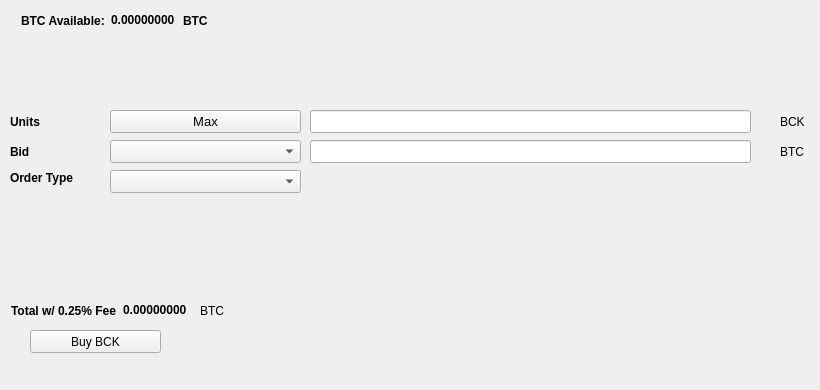
   <widget class="QWidget" name="BuyTab">
    <attribute name="title">
     <string>Buy</string>
    </attribute>
    <widget class="QPushButton" name="BuyBCK">
     <property name="geometry">
      <rect>
       <x>30</x>
       <y>330</y>
       <width>131</width>
       <height>23</height>
      </rect>
     </property>
     <property name="text">
      <string>Buy BCK</string>
     </property>
     <property name="icon">
      <iconset resource="../blockovia.qrc">
       <normaloff>:/icons/bitcoin</normaloff>:/icons/bitcoin</iconset>
     </property>
    </widget>
    <widget class="QLabel" name="label_3">
     <property name="geometry">
      <rect>
       <x>10</x>
       <y>110</y>
       <width>46</width>
       <height>23</height>
      </rect>
     </property>
     <property name="font">
      <font>
       <weight>75</weight>
       <bold>true</bold>
      </font>
     </property>
     <property name="text">
      <string>Units</string>
     </property>
    </widget>
    <widget class="QLineEdit" name="UnitsInput">
     <property name="geometry">
      <rect>
       <x>310</x>
       <y>110</y>
       <width>441</width>
       <height>23</height>
      </rect>
     </property>
     <property name="font">
      <font>
       <pointsize>9</pointsize>
       <weight>75</weight>
       <bold>true</bold>
      </font>
     </property>
    </widget>
    <widget class="QLineEdit" name="BuyBidPriceEdit">
     <property name="geometry">
      <rect>
       <x>310</x>
       <y>140</y>
       <width>441</width>
       <height>23</height>
      </rect>
     </property>
     <property name="font">
      <font>
       <pointsize>9</pointsize>
       <weight>75</weight>
       <bold>true</bold>
      </font>
     </property>
    </widget>
    <widget class="QLabel" name="label_4">
     <property name="geometry">
      <rect>
       <x>780</x>
       <y>110</y>
       <width>31</width>
       <height>23</height>
      </rect>
     </property>
     <property name="text">
      <string>BCK</string>
     </property>
    </widget>
    <widget class="QLabel" name="label_5">
     <property name="geometry">
      <rect>
       <x>780</x>
       <y>140</y>
       <width>31</width>
       <height>23</height>
      </rect>
     </property>
     <property name="text">
      <string>BTC</string>
     </property>
    </widget>
    <widget class="QLabel" name="label_6">
     <property name="geometry">
      <rect>
       <x>10</x>
       <y>140</y>
       <width>46</width>
       <height>23</height>
      </rect>
     </property>
     <property name="font">
      <font>
       <weight>75</weight>
       <bold>true</bold>
      </font>
     </property>
     <property name="text">
      <string>Bid</string>
     </property>
    </widget>
    <widget class="QLabel" name="label_7">
     <property name="geometry">
      <rect>
       <x>10</x>
       <y>170</y>
       <width>91</width>
       <height>16</height>
      </rect>
     </property>
     <property name="font">
      <font>
       <weight>75</weight>
       <bold>true</bold>
      </font>
     </property>
     <property name="text">
      <string>Order Type</string>
     </property>
    </widget>
    <widget class="QPushButton" name="Buy_Max_Amount">
     <property name="geometry">
      <rect>
       <x>110</x>
       <y>110</y>
       <width>191</width>
       <height>23</height>
      </rect>
     </property>
     <property name="font">
      <font>
       <pointsize>10</pointsize>
      </font>
     </property>
     <property name="text">
      <string>Max</string>
     </property>
    </widget>
    <widget class="QComboBox" name="BuyBidcomboBox">
     <property name="geometry">
      <rect>
       <x>110</x>
       <y>140</y>
       <width>191</width>
       <height>23</height>
      </rect>
     </property>
     <property name="font">
      <font>
       <pointsize>10</pointsize>
      </font>
     </property>
    </widget>
    <widget class="QComboBox" name="buyOrdertypeCombo">
     <property name="geometry">
      <rect>
       <x>110</x>
       <y>170</y>
       <width>191</width>
       <height>23</height>
      </rect>
     </property>
     <property name="font">
      <font>
       <pointsize>10</pointsize>
      </font>
     </property>
    </widget>
    <widget class="QWidget" name="layoutWidget1">
     <property name="geometry">
      <rect>
       <x>21</x>
       <y>11</y>
       <width>227</width>
       <height>19</height>
      </rect>
     </property>
     <layout class="QHBoxLayout" name="horizontalLayout_3">
      <item>
       <widget class="QLabel" name="label232">
        <property name="font">
         <font>
          <weight>75</weight>
          <bold>true</bold>
         </font>
        </property>
        <property name="text">
         <string>BTC Available:</string>
        </property>
       </widget>
      </item>
      <item>
       <widget class="QLabel" name="BtcAvailableLbl">
        <property name="palette">
         <palette>
          <active>
           <colorrole role="WindowText">
            <brush brushstyle="SolidPattern">
             <color alpha="255">
              <red>0</red>
              <green>0</green>
              <blue>0</blue>
             </color>
            </brush>
           </colorrole>
           <colorrole role="Button">
            <brush brushstyle="SolidPattern">
             <color alpha="255">
              <red>0</red>
              <green>170</green>
              <blue>0</blue>
             </color>
            </brush>
           </colorrole>
           <colorrole role="Light">
            <brush brushstyle="SolidPattern">
             <color alpha="255">
              <red>0</red>
              <green>255</green>
              <blue>0</blue>
             </color>
            </brush>
           </colorrole>
           <colorrole role="Midlight">
            <brush brushstyle="SolidPattern">
             <color alpha="255">
              <red>0</red>
              <green>212</green>
              <blue>0</blue>
             </color>
            </brush>
           </colorrole>
           <colorrole role="Dark">
            <brush brushstyle="SolidPattern">
             <color alpha="255">
              <red>0</red>
              <green>85</green>
              <blue>0</blue>
             </color>
            </brush>
           </colorrole>
           <colorrole role="Mid">
            <brush brushstyle="SolidPattern">
             <color alpha="255">
              <red>0</red>
              <green>113</green>
              <blue>0</blue>
             </color>
            </brush>
           </colorrole>
           <colorrole role="Text">
            <brush brushstyle="SolidPattern">
             <color alpha="255">
              <red>0</red>
              <green>170</green>
              <blue>0</blue>
             </color>
            </brush>
           </colorrole>
           <colorrole role="BrightText">
            <brush brushstyle="SolidPattern">
             <color alpha="255">
              <red>255</red>
              <green>255</green>
              <blue>255</blue>
             </color>
            </brush>
           </colorrole>
           <colorrole role="ButtonText">
            <brush brushstyle="SolidPattern">
             <color alpha="255">
              <red>0</red>
              <green>0</green>
              <blue>0</blue>
             </color>
            </brush>
           </colorrole>
           <colorrole role="Base">
            <brush brushstyle="SolidPattern">
             <color alpha="255">
              <red>255</red>
              <green>255</green>
              <blue>255</blue>
             </color>
            </brush>
           </colorrole>
           <colorrole role="Window">
            <brush brushstyle="SolidPattern">
             <color alpha="255">
              <red>0</red>
              <green>170</green>
              <blue>0</blue>
             </color>
            </brush>
           </colorrole>
           <colorrole role="Shadow">
            <brush brushstyle="SolidPattern">
             <color alpha="255">
              <red>0</red>
              <green>0</green>
              <blue>0</blue>
             </color>
            </brush>
           </colorrole>
           <colorrole role="AlternateBase">
            <brush brushstyle="SolidPattern">
             <color alpha="255">
              <red>127</red>
              <green>212</green>
              <blue>127</blue>
             </color>
            </brush>
           </colorrole>
           <colorrole role="ToolTipBase">
            <brush brushstyle="SolidPattern">
             <color alpha="255">
              <red>255</red>
              <green>255</green>
              <blue>220</blue>
             </color>
            </brush>
           </colorrole>
           <colorrole role="ToolTipText">
            <brush brushstyle="SolidPattern">
             <color alpha="255">
              <red>0</red>
              <green>0</green>
              <blue>0</blue>
             </color>
            </brush>
           </colorrole>
          </active>
          <inactive>
           <colorrole role="WindowText">
            <brush brushstyle="SolidPattern">
             <color alpha="255">
              <red>0</red>
              <green>0</green>
              <blue>0</blue>
             </color>
            </brush>
           </colorrole>
           <colorrole role="Button">
            <brush brushstyle="SolidPattern">
             <color alpha="255">
              <red>0</red>
              <green>170</green>
              <blue>0</blue>
             </color>
            </brush>
           </colorrole>
           <colorrole role="Light">
            <brush brushstyle="SolidPattern">
             <color alpha="255">
              <red>0</red>
              <green>255</green>
              <blue>0</blue>
             </color>
            </brush>
           </colorrole>
           <colorrole role="Midlight">
            <brush brushstyle="SolidPattern">
             <color alpha="255">
              <red>0</red>
              <green>212</green>
              <blue>0</blue>
             </color>
            </brush>
           </colorrole>
           <colorrole role="Dark">
            <brush brushstyle="SolidPattern">
             <color alpha="255">
              <red>0</red>
              <green>85</green>
              <blue>0</blue>
             </color>
            </brush>
           </colorrole>
           <colorrole role="Mid">
            <brush brushstyle="SolidPattern">
             <color alpha="255">
              <red>0</red>
              <green>113</green>
              <blue>0</blue>
             </color>
            </brush>
           </colorrole>
           <colorrole role="Text">
            <brush brushstyle="SolidPattern">
             <color alpha="255">
              <red>0</red>
              <green>170</green>
              <blue>0</blue>
             </color>
            </brush>
           </colorrole>
           <colorrole role="BrightText">
            <brush brushstyle="SolidPattern">
             <color alpha="255">
              <red>255</red>
              <green>255</green>
              <blue>255</blue>
             </color>
            </brush>
           </colorrole>
           <colorrole role="ButtonText">
            <brush brushstyle="SolidPattern">
             <color alpha="255">
              <red>0</red>
              <green>0</green>
              <blue>0</blue>
             </color>
            </brush>
           </colorrole>
           <colorrole role="Base">
            <brush brushstyle="SolidPattern">
             <color alpha="255">
              <red>255</red>
              <green>255</green>
              <blue>255</blue>
             </color>
            </brush>
           </colorrole>
           <colorrole role="Window">
            <brush brushstyle="SolidPattern">
             <color alpha="255">
              <red>0</red>
              <green>170</green>
              <blue>0</blue>
             </color>
            </brush>
           </colorrole>
           <colorrole role="Shadow">
            <brush brushstyle="SolidPattern">
             <color alpha="255">
              <red>0</red>
              <green>0</green>
              <blue>0</blue>
             </color>
            </brush>
           </colorrole>
           <colorrole role="AlternateBase">
            <brush brushstyle="SolidPattern">
             <color alpha="255">
              <red>127</red>
              <green>212</green>
              <blue>127</blue>
             </color>
            </brush>
           </colorrole>
           <colorrole role="ToolTipBase">
            <brush brushstyle="SolidPattern">
             <color alpha="255">
              <red>255</red>
              <green>255</green>
              <blue>220</blue>
             </color>
            </brush>
           </colorrole>
           <colorrole role="ToolTipText">
            <brush brushstyle="SolidPattern">
             <color alpha="255">
              <red>0</red>
              <green>0</green>
              <blue>0</blue>
             </color>
            </brush>
           </colorrole>
          </inactive>
          <disabled>
           <colorrole role="WindowText">
            <brush brushstyle="SolidPattern">
             <color alpha="255">
              <red>0</red>
              <green>85</green>
              <blue>0</blue>
             </color>
            </brush>
           </colorrole>
           <colorrole role="Button">
            <brush brushstyle="SolidPattern">
             <color alpha="255">
              <red>0</red>
              <green>170</green>
              <blue>0</blue>
             </color>
            </brush>
           </colorrole>
           <colorrole role="Light">
            <brush brushstyle="SolidPattern">
             <color alpha="255">
              <red>0</red>
              <green>255</green>
              <blue>0</blue>
             </color>
            </brush>
           </colorrole>
           <colorrole role="Midlight">
            <brush brushstyle="SolidPattern">
             <color alpha="255">
              <red>0</red>
              <green>212</green>
              <blue>0</blue>
             </color>
            </brush>
           </colorrole>
           <colorrole role="Dark">
            <brush brushstyle="SolidPattern">
             <color alpha="255">
              <red>0</red>
              <green>85</green>
              <blue>0</blue>
             </color>
            </brush>
           </colorrole>
           <colorrole role="Mid">
            <brush brushstyle="SolidPattern">
             <color alpha="255">
              <red>0</red>
              <green>113</green>
              <blue>0</blue>
             </color>
            </brush>
           </colorrole>
           <colorrole role="Text">
            <brush brushstyle="SolidPattern">
             <color alpha="255">
              <red>0</red>
              <green>85</green>
              <blue>0</blue>
             </color>
            </brush>
           </colorrole>
           <colorrole role="BrightText">
            <brush brushstyle="SolidPattern">
             <color alpha="255">
              <red>255</red>
              <green>255</green>
              <blue>255</blue>
             </color>
            </brush>
           </colorrole>
           <colorrole role="ButtonText">
            <brush brushstyle="SolidPattern">
             <color alpha="255">
              <red>0</red>
              <green>85</green>
              <blue>0</blue>
             </color>
            </brush>
           </colorrole>
           <colorrole role="Base">
            <brush brushstyle="SolidPattern">
             <color alpha="255">
              <red>0</red>
              <green>170</green>
              <blue>0</blue>
             </color>
            </brush>
           </colorrole>
           <colorrole role="Window">
            <brush brushstyle="SolidPattern">
             <color alpha="255">
              <red>0</red>
              <green>170</green>
              <blue>0</blue>
             </color>
            </brush>
           </colorrole>
           <colorrole role="Shadow">
            <brush brushstyle="SolidPattern">
             <color alpha="255">
              <red>0</red>
              <green>0</green>
              <blue>0</blue>
             </color>
            </brush>
           </colorrole>
           <colorrole role="AlternateBase">
            <brush brushstyle="SolidPattern">
             <color alpha="255">
              <red>0</red>
              <green>170</green>
              <blue>0</blue>
             </color>
            </brush>
           </colorrole>
           <colorrole role="ToolTipBase">
            <brush brushstyle="SolidPattern">
             <color alpha="255">
              <red>255</red>
              <green>255</green>
              <blue>220</blue>
             </color>
            </brush>
           </colorrole>
           <colorrole role="ToolTipText">
            <brush brushstyle="SolidPattern">
             <color alpha="255">
              <red>0</red>
              <green>0</green>
              <blue>0</blue>
             </color>
            </brush>
           </colorrole>
          </disabled>
         </palette>
        </property>
        <property name="font">
         <font>
          <weight>75</weight>
          <bold>true</bold>
         </font>
        </property>
        <property name="text">
         <string>0.00000000</string>
        </property>
        <property name="textInteractionFlags">
         <set>Qt::LinksAccessibleByMouse|Qt::TextSelectableByKeyboard|Qt::TextSelectableByMouse</set>
        </property>
       </widget>
      </item>
      <item>
       <widget class="QLabel" name="BtcAvailableLbl_2">
        <property name="font">
         <font>
          <weight>75</weight>
          <bold>true</bold>
         </font>
        </property>
        <property name="text">
         <string>BTC</string>
        </property>
       </widget>
      </item>
     </layout>
    </widget>
    <widget class="QWidget" name="layoutWidge2">
     <property name="geometry">
      <rect>
       <x>11</x>
       <y>301</y>
       <width>259</width>
       <height>19</height>
      </rect>
     </property>
     <layout class="QHBoxLayout" name="horizontalLayout_4">
      <item>
       <widget class="QLabel" name="label_9">
        <property name="font">
         <font>
          <weight>75</weight>
          <bold>true</bold>
         </font>
        </property>
        <property name="text">
         <string>Total w/ 0.25% Fee</string>
        </property>
       </widget>
      </item>
      <item>
       <widget class="QLabel" name="BuyCostLabel">
        <property name="palette">
         <palette>
          <active>
           <colorrole role="WindowText">
            <brush brushstyle="SolidPattern">
             <color alpha="255">
              <red>0</red>
              <green>0</green>
              <blue>0</blue>
             </color>
            </brush>
           </colorrole>
           <colorrole role="Button">
            <brush brushstyle="SolidPattern">
             <color alpha="255">
              <red>0</red>
              <green>170</green>
              <blue>0</blue>
             </color>
            </brush>
           </colorrole>
           <colorrole role="Light">
            <brush brushstyle="SolidPattern">
             <color alpha="255">
              <red>0</red>
              <green>255</green>
              <blue>0</blue>
             </color>
            </brush>
           </colorrole>
           <colorrole role="Midlight">
            <brush brushstyle="SolidPattern">
             <color alpha="255">
              <red>0</red>
              <green>212</green>
              <blue>0</blue>
             </color>
            </brush>
           </colorrole>
           <colorrole role="Dark">
            <brush brushstyle="SolidPattern">
             <color alpha="255">
              <red>0</red>
              <green>85</green>
              <blue>0</blue>
             </color>
            </brush>
           </colorrole>
           <colorrole role="Mid">
            <brush brushstyle="SolidPattern">
             <color alpha="255">
              <red>0</red>
              <green>113</green>
              <blue>0</blue>
             </color>
            </brush>
           </colorrole>
           <colorrole role="Text">
            <brush brushstyle="SolidPattern">
             <color alpha="255">
              <red>0</red>
              <green>170</green>
              <blue>0</blue>
             </color>
            </brush>
           </colorrole>
           <colorrole role="BrightText">
            <brush brushstyle="SolidPattern">
             <color alpha="255">
              <red>255</red>
              <green>255</green>
              <blue>255</blue>
             </color>
            </brush>
           </colorrole>
           <colorrole role="ButtonText">
            <brush brushstyle="SolidPattern">
             <color alpha="255">
              <red>0</red>
              <green>0</green>
              <blue>0</blue>
             </color>
            </brush>
           </colorrole>
           <colorrole role="Base">
            <brush brushstyle="SolidPattern">
             <color alpha="255">
              <red>255</red>
              <green>255</green>
              <blue>255</blue>
             </color>
            </brush>
           </colorrole>
           <colorrole role="Window">
            <brush brushstyle="SolidPattern">
             <color alpha="255">
              <red>0</red>
              <green>170</green>
              <blue>0</blue>
             </color>
            </brush>
           </colorrole>
           <colorrole role="Shadow">
            <brush brushstyle="SolidPattern">
             <color alpha="255">
              <red>0</red>
              <green>0</green>
              <blue>0</blue>
             </color>
            </brush>
           </colorrole>
           <colorrole role="AlternateBase">
            <brush brushstyle="SolidPattern">
             <color alpha="255">
              <red>127</red>
              <green>212</green>
              <blue>127</blue>
             </color>
            </brush>
           </colorrole>
           <colorrole role="ToolTipBase">
            <brush brushstyle="SolidPattern">
             <color alpha="255">
              <red>255</red>
              <green>255</green>
              <blue>220</blue>
             </color>
            </brush>
           </colorrole>
           <colorrole role="ToolTipText">
            <brush brushstyle="SolidPattern">
             <color alpha="255">
              <red>0</red>
              <green>0</green>
              <blue>0</blue>
             </color>
            </brush>
           </colorrole>
          </active>
          <inactive>
           <colorrole role="WindowText">
            <brush brushstyle="SolidPattern">
             <color alpha="255">
              <red>0</red>
              <green>0</green>
              <blue>0</blue>
             </color>
            </brush>
           </colorrole>
           <colorrole role="Button">
            <brush brushstyle="SolidPattern">
             <color alpha="255">
              <red>0</red>
              <green>170</green>
              <blue>0</blue>
             </color>
            </brush>
           </colorrole>
           <colorrole role="Light">
            <brush brushstyle="SolidPattern">
             <color alpha="255">
              <red>0</red>
              <green>255</green>
              <blue>0</blue>
             </color>
            </brush>
           </colorrole>
           <colorrole role="Midlight">
            <brush brushstyle="SolidPattern">
             <color alpha="255">
              <red>0</red>
              <green>212</green>
              <blue>0</blue>
             </color>
            </brush>
           </colorrole>
           <colorrole role="Dark">
            <brush brushstyle="SolidPattern">
             <color alpha="255">
              <red>0</red>
              <green>85</green>
              <blue>0</blue>
             </color>
            </brush>
           </colorrole>
           <colorrole role="Mid">
            <brush brushstyle="SolidPattern">
             <color alpha="255">
              <red>0</red>
              <green>113</green>
              <blue>0</blue>
             </color>
            </brush>
           </colorrole>
           <colorrole role="Text">
            <brush brushstyle="SolidPattern">
             <color alpha="255">
              <red>0</red>
              <green>170</green>
              <blue>0</blue>
             </color>
            </brush>
           </colorrole>
           <colorrole role="BrightText">
            <brush brushstyle="SolidPattern">
             <color alpha="255">
              <red>255</red>
              <green>255</green>
              <blue>255</blue>
             </color>
            </brush>
           </colorrole>
           <colorrole role="ButtonText">
            <brush brushstyle="SolidPattern">
             <color alpha="255">
              <red>0</red>
              <green>0</green>
              <blue>0</blue>
             </color>
            </brush>
           </colorrole>
           <colorrole role="Base">
            <brush brushstyle="SolidPattern">
             <color alpha="255">
              <red>255</red>
              <green>255</green>
              <blue>255</blue>
             </color>
            </brush>
           </colorrole>
           <colorrole role="Window">
            <brush brushstyle="SolidPattern">
             <color alpha="255">
              <red>0</red>
              <green>170</green>
              <blue>0</blue>
             </color>
            </brush>
           </colorrole>
           <colorrole role="Shadow">
            <brush brushstyle="SolidPattern">
             <color alpha="255">
              <red>0</red>
              <green>0</green>
              <blue>0</blue>
             </color>
            </brush>
           </colorrole>
           <colorrole role="AlternateBase">
            <brush brushstyle="SolidPattern">
             <color alpha="255">
              <red>127</red>
              <green>212</green>
              <blue>127</blue>
             </color>
            </brush>
           </colorrole>
           <colorrole role="ToolTipBase">
            <brush brushstyle="SolidPattern">
             <color alpha="255">
              <red>255</red>
              <green>255</green>
              <blue>220</blue>
             </color>
            </brush>
           </colorrole>
           <colorrole role="ToolTipText">
            <brush brushstyle="SolidPattern">
             <color alpha="255">
              <red>0</red>
              <green>0</green>
              <blue>0</blue>
             </color>
            </brush>
           </colorrole>
          </inactive>
          <disabled>
           <colorrole role="WindowText">
            <brush brushstyle="SolidPattern">
             <color alpha="255">
              <red>0</red>
              <green>85</green>
              <blue>0</blue>
             </color>
            </brush>
           </colorrole>
           <colorrole role="Button">
            <brush brushstyle="SolidPattern">
             <color alpha="255">
              <red>0</red>
              <green>170</green>
              <blue>0</blue>
             </color>
            </brush>
           </colorrole>
           <colorrole role="Light">
            <brush brushstyle="SolidPattern">
             <color alpha="255">
              <red>0</red>
              <green>255</green>
              <blue>0</blue>
             </color>
            </brush>
           </colorrole>
           <colorrole role="Midlight">
            <brush brushstyle="SolidPattern">
             <color alpha="255">
              <red>0</red>
              <green>212</green>
              <blue>0</blue>
             </color>
            </brush>
           </colorrole>
           <colorrole role="Dark">
            <brush brushstyle="SolidPattern">
             <color alpha="255">
              <red>0</red>
              <green>85</green>
              <blue>0</blue>
             </color>
            </brush>
           </colorrole>
           <colorrole role="Mid">
            <brush brushstyle="SolidPattern">
             <color alpha="255">
              <red>0</red>
              <green>113</green>
              <blue>0</blue>
             </color>
            </brush>
           </colorrole>
           <colorrole role="Text">
            <brush brushstyle="SolidPattern">
             <color alpha="255">
              <red>0</red>
              <green>85</green>
              <blue>0</blue>
             </color>
            </brush>
           </colorrole>
           <colorrole role="BrightText">
            <brush brushstyle="SolidPattern">
             <color alpha="255">
              <red>255</red>
              <green>255</green>
              <blue>255</blue>
             </color>
            </brush>
           </colorrole>
           <colorrole role="ButtonText">
            <brush brushstyle="SolidPattern">
             <color alpha="255">
              <red>0</red>
              <green>85</green>
              <blue>0</blue>
             </color>
            </brush>
           </colorrole>
           <colorrole role="Base">
            <brush brushstyle="SolidPattern">
             <color alpha="255">
              <red>0</red>
              <green>170</green>
              <blue>0</blue>
             </color>
            </brush>
           </colorrole>
           <colorrole role="Window">
            <brush brushstyle="SolidPattern">
             <color alpha="255">
              <red>0</red>
              <green>170</green>
              <blue>0</blue>
             </color>
            </brush>
           </colorrole>
           <colorrole role="Shadow">
            <brush brushstyle="SolidPattern">
             <color alpha="255">
              <red>0</red>
              <green>0</green>
              <blue>0</blue>
             </color>
            </brush>
           </colorrole>
           <colorrole role="AlternateBase">
            <brush brushstyle="SolidPattern">
             <color alpha="255">
              <red>0</red>
              <green>170</green>
              <blue>0</blue>
             </color>
            </brush>
           </colorrole>
           <colorrole role="ToolTipBase">
            <brush brushstyle="SolidPattern">
             <color alpha="255">
              <red>255</red>
              <green>255</green>
              <blue>220</blue>
             </color>
            </brush>
           </colorrole>
           <colorrole role="ToolTipText">
            <brush brushstyle="SolidPattern">
             <color alpha="255">
              <red>0</red>
              <green>0</green>
              <blue>0</blue>
             </color>
            </brush>
           </colorrole>
          </disabled>
         </palette>
        </property>
        <property name="font">
         <font>
          <weight>75</weight>
          <bold>true</bold>
         </font>
        </property>
        <property name="autoFillBackground">
         <bool>false</bool>
        </property>
        <property name="text">
         <string>0.00000000</string>
        </property>
        <property name="textInteractionFlags">
         <set>Qt::LinksAccessibleByMouse|Qt::TextSelectableByMouse</set>
        </property>
       </widget>
      </item>
      <item>
       <widget class="QLabel" name="label_10">
        <property name="font">
         <font>
          <weight>50</weight>
          <bold>false</bold>
         </font>
        </property>
        <property name="text">
         <string>BTC</string>
        </property>
       </widget>
      </item>
     </layout>
    </widget>
    <widget class="QLabel" name="label_24">
     <property name="geometry">
      <rect>
       <x>460</x>
       <y>300</y>
       <width>281</width>
       <height>81</height>
      </rect>
     </property>
     <property name="text">
      <string/>
     </property>
     <property name="pixmap">
      <pixmap>:/images/bittrex</pixmap>
     </property>
    </widget>
   </widget>
